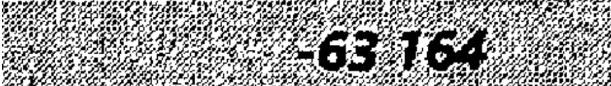
#> input picture test_image1.png, 611 x 86 px
$ python blurred_image_reader.py
#> lines starting #> are read from the running program, lines starting #| are printed output that depends on the picture
import cv2
import pytesseract

pytesseract.pytesseract.tesseract_cmd = \
    r'C:\Program Files\Tesseract-OCR\tesseract.exe'


def preprocess_image(image, method: str):
    """Zastosuj wybraną metodę przetwarzania obrazu."""
    if method == "median_blur":
        return cv2.medianBlur(image, 3)
    elif method == "gaussian_threshold":
        blurred = cv2.GaussianBlur(image, (5, 5), 0)
        return cv2.threshold(
            blurred,
            0,
            255,
            cv2.THRESH_BINARY + cv2.THRESH_OTSU
        )[1]
    elif method == "bilateral_threshold":
        filtered = cv2.bilateralFilter(
            image, 5, 75, 75)
        return cv2.threshold(
            filtered,
            0,
            255,
            cv2.THRESH_BINARY + cv2.THRESH_OTSU
        )[1]
    elif method == "adaptive_gaussian":
        blurred = cv2.GaussianBlur(image, (5, 5), 0)
        return cv2.adaptiveThreshold(
            blurred,
            255,
            cv2.ADAPTIVE_THRESH_GAUSSIAN_C,
            cv2.THRESH_BINARY,
            31,
            2
        )
    elif method == "adaptive_bilateral":
        filtered = cv2.bilateralFilter(
            image, 9, 75, 75)
        return cv2.adaptiveThreshold(
            filtered,
            255,
            cv2.ADAPTIVE_THRESH_GAUSSIAN_C,
            cv2.THRESH_BINARY, 31,
            2
        )
    elif method == "adaptive_median":
        blurred = cv2.medianBlur(image, 3)
        return cv2.adaptiveThreshold(
            blurred,
            255,
            cv2.ADAPTIVE_THRESH_GAUSSIAN_C,
            cv2.THRESH_BINARY,
            31,
            2
        )
    else:
        raise ValueError(f"Nieznana metoda przetwarzania: {method}")


def read_text_from_image(image_path: str, method: str) -> str:
#> called with image_path = 'test_image1.png', method = 'median_blur'
    image = cv2.imread(image_path)
#> image is the input picture: shape (86, 611, 3); min 0, max 255, mean 154.8
    gray_image = cv2.cvtColor(image, cv2.COLOR_BGR2GRAY)
    processed_image = preprocess_image(gray_image, method)
#> in preprocess_image, `return cv2.medianBlur(image, 3)`:
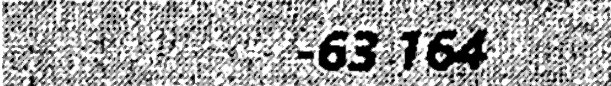
#> returned value: shape (86, 611); min 0, max 255, mean 162.6
    text = pytesseract.image_to_string(processed_image)
    return text


if __name__ == "__main__":
    test_images = [
        "test_image1.png",
        "test_image2.png"
    ]

    methods = [
        "median_blur",
        "gaussian_threshold",
        "bilateral_threshold",
        "adaptive_gaussian",
        "adaptive_bilateral",
        "adaptive_median"
    ]

    for image_path in test_images:
        print(f"Rezultaty dla obrazu: {image_path}")
        for method in methods:
            print(f"Metoda: {method}")
            try:
                result = read_text_from_image(image_path, method)
                print(result)
            except Exception as e:
                print(f"Błąd dla metody {method}: {e}")
            print("-" * 30)
